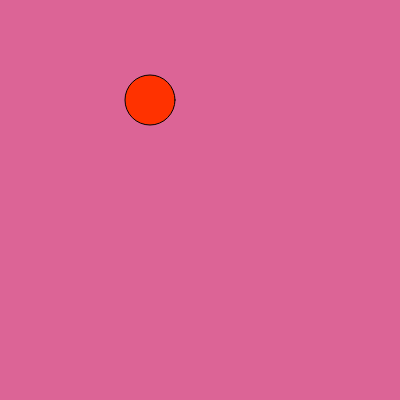
Frame 1 (no input)
Frame 60 (no input): identical to frame 1, image omitted
Frame 120 (the mouse pressed at the canvas centre since frame 60): identical to frame 1, image omitted

The p5.js sketch that drew this single still picture (run headless with seeded random() and noise() and a simulated clock; from frame 60 on, the mouse is pressed at the canvas centre):

// p5.js sketch
// ── sketch.js
function setup() {
  createCanvas(400, 400);
}

function draw() {
  background(220,100,150);
  fill(255,50,0)
  circle(150,100,50)
}
